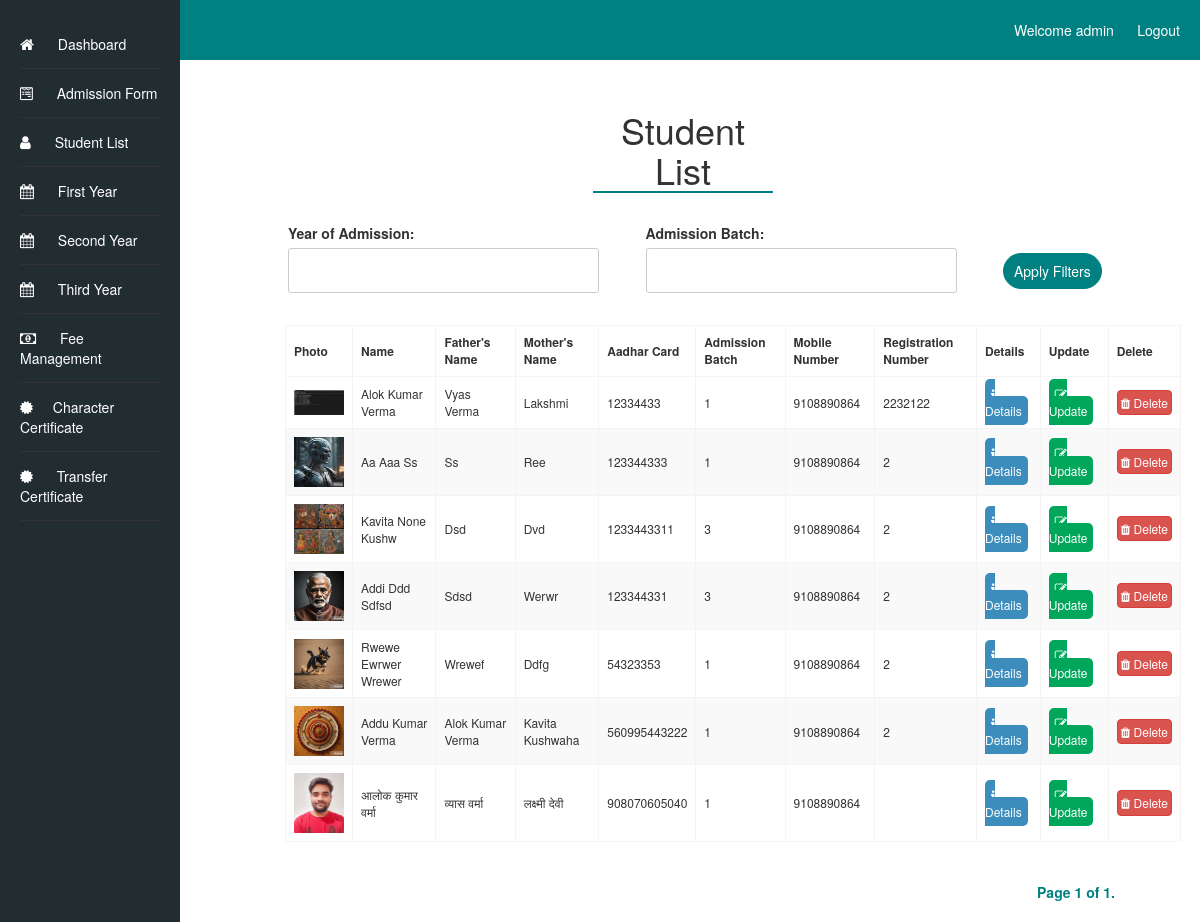
Screenshot of /student-list/student-list/ (signed in) with the database file from the repository.
### admissionapp/models.py (models this page shows, shortened)
class AdmissionForm(models.Model):
    first_name = models.CharField(max_length=50)
    middle_name = models.CharField(max_length=50, blank=True,)
    last_name = models.CharField(max_length=50, blank=True,)
    father_name = models.CharField(max_length=100)
    mother_name = models.CharField(max_length=100)
    photo = models.ImageField(upload_to='admission_photos/')
    marks_10th = models.DecimalField(max_digits=5, decimal_places=2)
    marks_12th = models.DecimalField(max_digits=5, decimal_places=2)
    admission_batch = models.CharField(max_length=20)
    school_details_12th = models.TextField()
    school_details_10th = models.TextField()
    address = models.TextField()
    pass_out_year_12th = models.IntegerField()
    pass_out_year_10th = models.IntegerField()
    admission_date = models.DateField()
    caste = models.CharField(max_length=20)
    roll_number_12th = models.CharField(max_length=20)
    roll_number_10th = models.CharField(max_length=20)
    aadhar_number = models.CharField(max_length=12, unique=True)
    mobile_number = models.CharField(max_length=10)
    date_of_birth = models.DateField()
    subjects = models.CharField(max_length=1000)
    registration_number = models.CharField(max_length=20, blank=True,)

### student_list/views.py (the view)
# urls.py: path('student-list/', include('student_list.urls')),
@login_required
def student_list(request):
    students = AdmissionForm.objects.all()
    year_filter_form = AdmissionYearFilterForm(request.POST)
    if year_filter_form.is_valid():
        admission_year = year_filter_form.cleaned_data.get('admission_year')
        if admission_year:
            students = students.filter(admission_date__year=admission_year)
    class_filter_form = AdmissionClassFilterForm(request.POST)
    if class_filter_form.is_valid():
        admission_batch = class_filter_form.cleaned_data.get('admission_batch')
        if admission_batch:
            students = students.filter(admission_batch__icontains=admission_batch)
    page = request.GET.get('page')
    paginator = Paginator(students, 20)  # Display 10 students per page, you can adjust this number as needed
    students = paginator.get_page(page)
    context = {
        'students': students,
        'year_filter_form': year_filter_form,
        'class_filter_form': class_filter_form,
    }
    return render(request, 'student_list/student_list.html', context)

### student_list/forms.py
class AdmissionYearFilterForm(forms.Form):
    admission_year = forms.IntegerField(label='Year of Admission', required=False)

class AdmissionClassFilterForm(forms.Form):
    admission_batch = forms.CharField(label='Admission Batch', required=False)

### student_list/templates/student_list/student_list.html (shortened to what this page needs)
<!DOCTYPE html>
<html>
<head>
    <link rel="stylesheet" type="text/css" href="/static/styles.css">
    <link rel="stylesheet" href="https://cdnjs.cloudflare.com/ajax/libs/font-awesome/4.7.0/css/font-awesome.min.css">
    <link rel="stylesheet" href="/static/bootstrap.min.css">
</head>
<body>
        <header>
            Welcome {{ user.username }} &nbsp;&nbsp;&nbsp;&nbsp;&nbsp;
            <a href="{% url 'logout' %}?next=/loginapp/logout/">Logout</a>
        </header>
    <div class="container-fluid">
        <div class="sidebar">
            <ul class="dashboard_list">
                <li><a href="/dashboard"><i class="fa fa-home" aria-hidden="true"></i> Dashboard</a></li>
                <li><a href="{% url 'admission_form' %}"><i class="fa fa-wpforms" aria-hidden="true"></i> Admission Form</a></li>
                <li><a href="{% url 'student_list' %}"><i class="fa fa-user"></i> Student List</a></li>
                <li><a href="{% url 'first_year' %}"><i class="fa fa-calendar" aria-hidden="true"></i> First Year</a></li>
                <li><a href="{% url 'second_year' %}"><i class="fa fa-calendar" aria-hidden="true"></i> Second Year</a></li>
                <li><a href="{% url 'third_year' %}"><i class="fa fa-calendar" aria-hidden="true"></i> Third Year</a></li>
                <li><a href="{% url 'fee_detail' %}"><i class="fa fa-money" aria-hidden="true"></i> Fee Management</a></li>
                <li><a href="{% url 'student_list_details' %}"><i class="fa fa-certificate" aria-hidden="true"></i>Character Certificate</a></li>
                <li><a href="{% url 'student_list_details_transfer' %}"><i class="fa fa-certificate" aria-hidden="true"></i> Transfer Certificate</a></li>
            </ul>
        </div>
        <div class="content">
            <h1 class="student_heading">Student List</h1>
            <form method="post" enctype="multipart/form-data" class="admission_filter">
                <div class="col-sm-5 year_admin">{{ year_filter_form.as_p }}</div>
                <div class="col-sm-5 admission_batch">{{ class_filter_form.as_p }}</div>
                <div class="col-sm-2"><button type="submit" class="apply_filter">Apply Filters</button></div>
            </form>
            <table class="student_list_tab">
                <thead>
                    <tr>
                        <th class="photo-column">Photo</th>
                        <th class="name-column">Name</th>
                        <th class="father-name-column">Father's Name</th>
                        <th class="mother-name-column">Mother's Name</th>
                        <th class="aadhar-column">Aadhar Card</th>
                        <th class="admission-batch-column">Admission Batch</th>
                        <th class="mobile-number-column">Mobile Number</th>
                        <th class="registration-Number"> Registration Number</th>
                        <th>Details</th>
                        <th>Update</th>
                        <th>Delete</th>
                    </tr>
                </thead>
                <tbody>
                    {% for student in students %}
                        <tr>
                            <td class="photo-column"><img src="{{ student.photo.url  }}" alt="{{ student.first_name }} {{ student.last_name }} Photo" width="50"></td>
                            <td class="name-column">{{ student.first_name }} {{ student.middle_name }} {{ student.last_name }}</td>
                            <td class="father-name-column">{{ student.father_name }}</td>
                            <td class="mother-name-column">{{ student.mother_name }}</td>
                            <td class="aadhar-column">{{ student.aadhar_number }}</td>
                            <td class="admission-class-column">{{ student.admission_batch }}</td>
                            <td class="mobile-number-column">{{ student.mobile_number }}</td>
                            <td class="registration-Number">{{student.registration_number}}</td>
                            <td><a href="{% url 'student_details' student.id %}" class="details_btn"><i class="fa fa-info"></i> Details</a></td>
                            <td><a href="{% url 'update_student' student.id %}" class="update_btn"><i class="fa fa-edit"></i> Update</a></td>
                            <td><a href="{% url 'delete_student' student.id %}" class="delete_btn btn btn-danger"><i class="fa fa-trash"></i> Delete</a></td>
                        </tr>
                    {% endfor %}
                </tbody>
            </table>
        </div>
<div class="pagination">
    <span class="step-links">
        <span class="current-page">
            Page {{ students.number }} of {{ students.paginator.num_pages }}.
        </span>
    </span>
</div>
    </div>
</body>
</html>

### static/styles.css (style rules this page uses)
label { display: block; font-weight: bold; }
input[type="text"], input[type="date"], input[type="file"], input[type="number"], textarea, select { width: 95%; padding: 10px; border: 1px solid #ccc; border-radius: 3px; font-size: 16px; }
a { text-decoration: none; color: #007bff; }
a[href*="logout"] { float: right; }
.sidebar { width: 20%; background-color: #333; color: #fff; padding: 20px; position: fixed; top: 0; left: 0; height: 100%; }
ul { list-style-type: none; padding: 0; }
ul li a { margin-bottom: 10px; text-decoration: none; color: #fff; }
body { font-family: Arial, sans-serif; margin: 0; padding: 0; background-color: #f4f4f4; }
header { background-color: #008080; color: #fff; padding: 20px 10px; text-align: right; }
header a { color: #fff; text-decoration: none; margin-right: 10px; }
.sidebar { width: 15%; background-color: #222d32; color: #fff; padding: 20px; position: fixed; top: 0; left: 0; height: 100%; }
.content { width: 80%; padding: 20px; position: relative; left: 200px; }
h1 { text-align: center; }
ul.dashboard_list li { padding: 14px 0px; border-bottom: 1px solid #333; }
ul li a { margin-bottom: 10px; text-decoration: none; color: #fff; font-size: 14px; }
ul.dashboard_list li a i { font-size: 15px; padding-right: 20px; }
.apply_filter { background-color: #008080; padding: 7px 10px; color: #fff; border: 1px solid #008080; border-radius: 25px; position: relative; top: 30px; }
table.student_list_tab { margin-left: 50px; }
table.student_list_tab tr:nth-child(even) { background-color: #f9f9f9; }
table.student_list_tab th, table.student_list_tab td { font-size: 12px; text-transform: capitalize; }
a.details_btn { background-color: #3c8dbc; border-color: #367fa9; border-radius: 5px; border: 1px solid transparent; padding: 5px; color: #fff; }
a.update_btn { background-color: #00a65a; border-color: #008d4c; border-radius: 5px; border: 1px solid transparent; padding: 5px; color: #fff; }
.student_heading { border-bottom: 2px solid #008080; width: 20%; text-align: center; margin: 30px auto; padding-bottom: 2px; }
.pagination { text-align: right; margin-right: 70px !important; display: block !important; }
span.current-page { color: #008080; font-weight: bold; }
form.admission_filter { margin-left: 38px; margin: 0px 0px 18px 38px; display: inline-block; }
a.delete_btn { padding: 3px; font-size: 12px; }

### student_list/templates/student_list/student_list.html (style rules this page uses)
table { border-collapse: collapse; width: 100%; }
th, td { border: 1px solid #f4f4f4; padding: 8px; text-align: left; }

### rows the page displays
AdmissionForm: photo (picture), first_name "Alok", middle_name "Kumar", last_name "Verma", father_name "Vyas Verma", mother_name "Lakshmi", aadhar_number "12334433", admission_batch "1", mobile_number "9108890864", registration_number "2232122"
AdmissionForm: photo (picture), first_name "Aa", middle_name "Aaa", last_name "Ss", father_name "Ss", mother_name "Ree", aadhar_number "123344333", admission_batch "1", mobile_number "9108890864", registration_number "2"
AdmissionForm: photo (picture), first_name "Kavita", middle_name "None", last_name "Kushw", father_name "Dsd", mother_name "Dvd", aadhar_number "1233443311", admission_batch "3", mobile_number "9108890864", registration_number "2"
AdmissionForm: photo (picture), first_name "Addi", middle_name "Ddd", last_name "Sdfsd", father_name "Sdsd", mother_name "Werwr", aadhar_number "123344331", admission_batch "3", mobile_number "9108890864", registration_number "2"
AdmissionForm: photo (picture), first_name "Rwewe", middle_name "Ewrwer", last_name "Wrewer", father_name "Wrewef", mother_name "Ddfg", aadhar_number "54323353", admission_batch "1", mobile_number "9108890864", registration_number "2"
AdmissionForm: photo (picture), first_name "Addu", middle_name "Kumar", last_name "Verma", father_name "Alok Kumar Verma", mother_name "Kavita Kushwaha", aadhar_number "560995443222", admission_batch "1", mobile_number "9108890864", registration_number "2"
AdmissionForm: photo (picture), first_name "आलोक", middle_name "कुमार", last_name "वर्मा", father_name "व्यास वर्मा", mother_name "लक्ष्मी देवी", aadhar_number "908070605040", admission_batch "1", mobile_number "9108890864"

### other values shown
{{ user.username }} "admin"
{{ students.number }} "1"
{{ students.paginator.num_pages }} "1"
